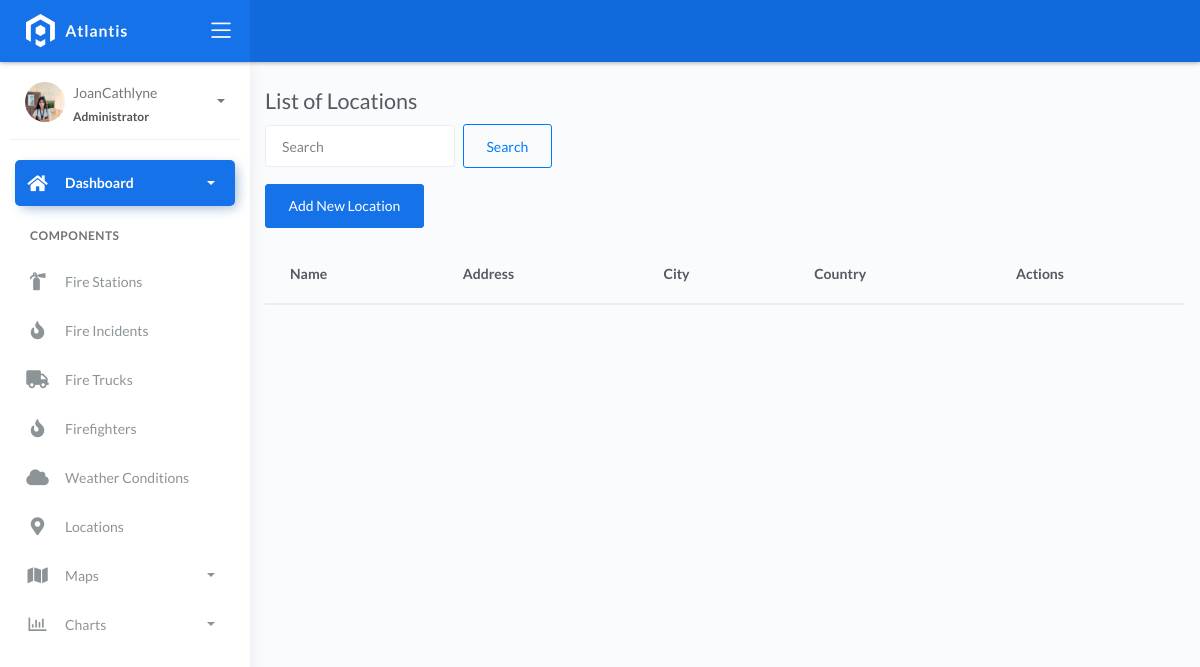
Page /locations/ on the earlier database version.
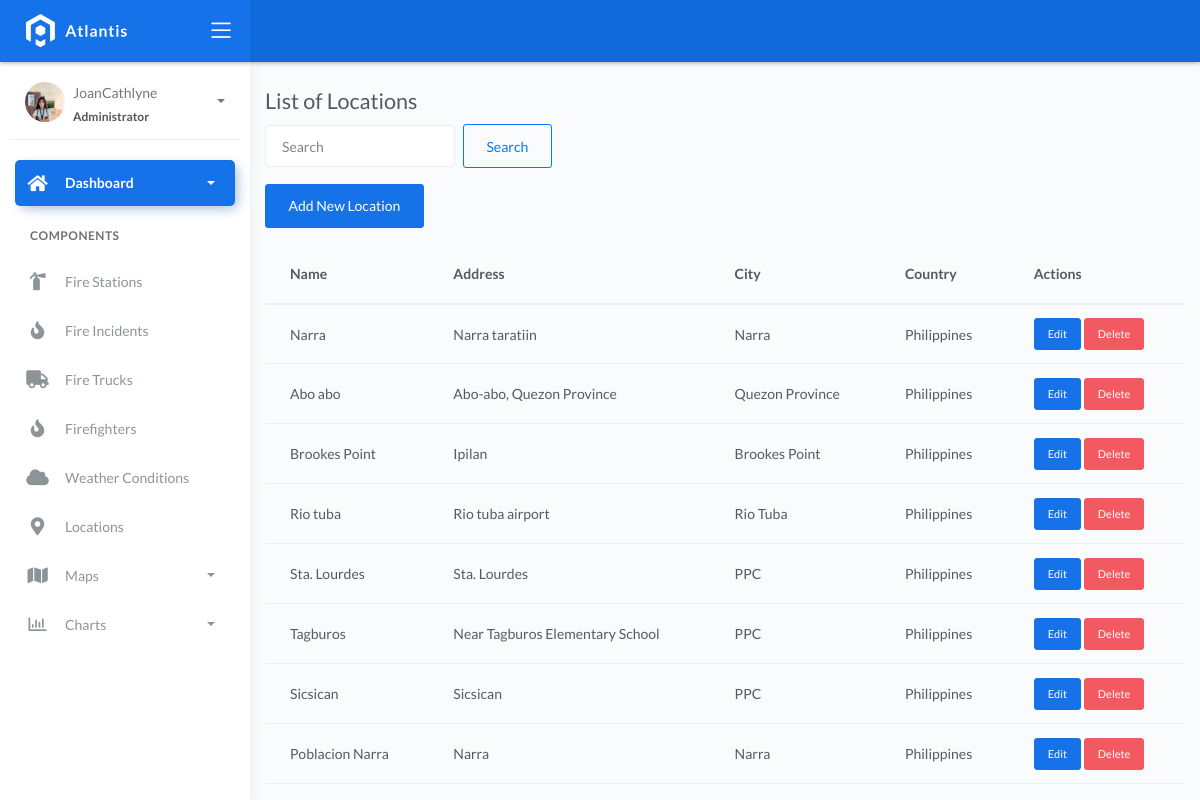
Same page on the later database version.
### fire/models.py (models this page shows, shortened)
class BaseModel(models.Model):
    created_at = models.DateTimeField(auto_now_add=True, db_index=True)
    updated_at = models.DateTimeField(auto_now=True)
    class Meta:
        abstract = True

class Locations(BaseModel):
    name = models.CharField(max_length=150)
    latitude = models.DecimalField(
        max_digits=22, decimal_places=16, null=True, blank=True)
    longitude = models.DecimalField(
        max_digits=22, decimal_places=16, null=True, blank=True)
    address = models.CharField(max_length=150)
    city = models.CharField(max_length=150)  # can be in separate table
    country = models.CharField(max_length=150)  # can be in separate table

### fire/views.py (the view)
# urls.py: path('locations/', LocationListView.as_view(), name='location_list'),
class LocationListView(ListView):
    model = Locations
    template_name = 'location_list.html'
    context_object_name = 'locations'
    paginate_by = 10
    def get_queryset(self):
        queryset = super().get_queryset()
        query = self.request.GET.get('q')
        if query:
            queryset = queryset.filter(Q(name__icontains=query) | Q(address__icontains=query) | Q(city__icontains=query) | Q(country__icontains=query))
        return queryset.order_by('id')

### templates/location_list.html (shortened to what this page needs)
{% extends 'base.html' %}
{% block content %}
<div class="container">
  <h2 class="mt-4">List of Locations</h2>
  <form method="get" class="form-inline mb-3">
    <input type="text" name="q" class="form-control mr-2" placeholder="Search" value="{{ request.GET.q }}">
    <button type="submit" class="btn btn-outline-primary">Search</button>
  </form>
  <a href="{% url 'location_create' %}" class="btn btn-primary mb-3">Add New Location</a>
  <table class="table">
    <thead>
      <tr>
        <th>Name</th>
        <th>Address</th>
        <th>City</th>
        <th>Country</th>
        <th>Actions</th>
      </tr>
    </thead>
    <tbody>
      {% for location in locations %}
      <tr>
        <td>{{ location.name }}</td>
        <td>{{ location.address }}</td>
        <td>{{ location.city }}</td>
        <td>{{ location.country }}</td>
        <td>
          <a href="{% url 'location_update' location.pk %}" class="btn btn-sm btn-primary">Edit</a>
          <a href="{% url 'location_delete' location.pk %}" class="btn btn-sm btn-danger">Delete</a>
        </td>
      </tr>
      {% endfor %}
    </tbody>
  </table>
</div>
{% endblock %}

Differences in the rows shown:
added Locations: name "Narra", address "Narra taratiin", city "Narra", country "Philippines"
added Locations: name "Abo abo", address "Abo-abo, Quezon Province", city "Quezon Province", country "Philippines"
added Locations: name "Brookes Point", address "Ipilan", city "Brookes Point", country "Philippines"
added Locations: name "Rio tuba", address "Rio tuba airport", city "Rio Tuba", country "Philippines"
added Locations: name "Sta. Lourdes", address "Sta. Lourdes", city "PPC", country "Philippines"
added Locations: name "Tagburos", address "Near Tagburos Elementary School", city "PPC", country "Philippines"
added Locations: name "Sicsican", address "Sicsican", city "PPC", country "Philippines"
added Locations: name "Poblacion Narra", address "Narra", city "Narra", country "Philippines"
